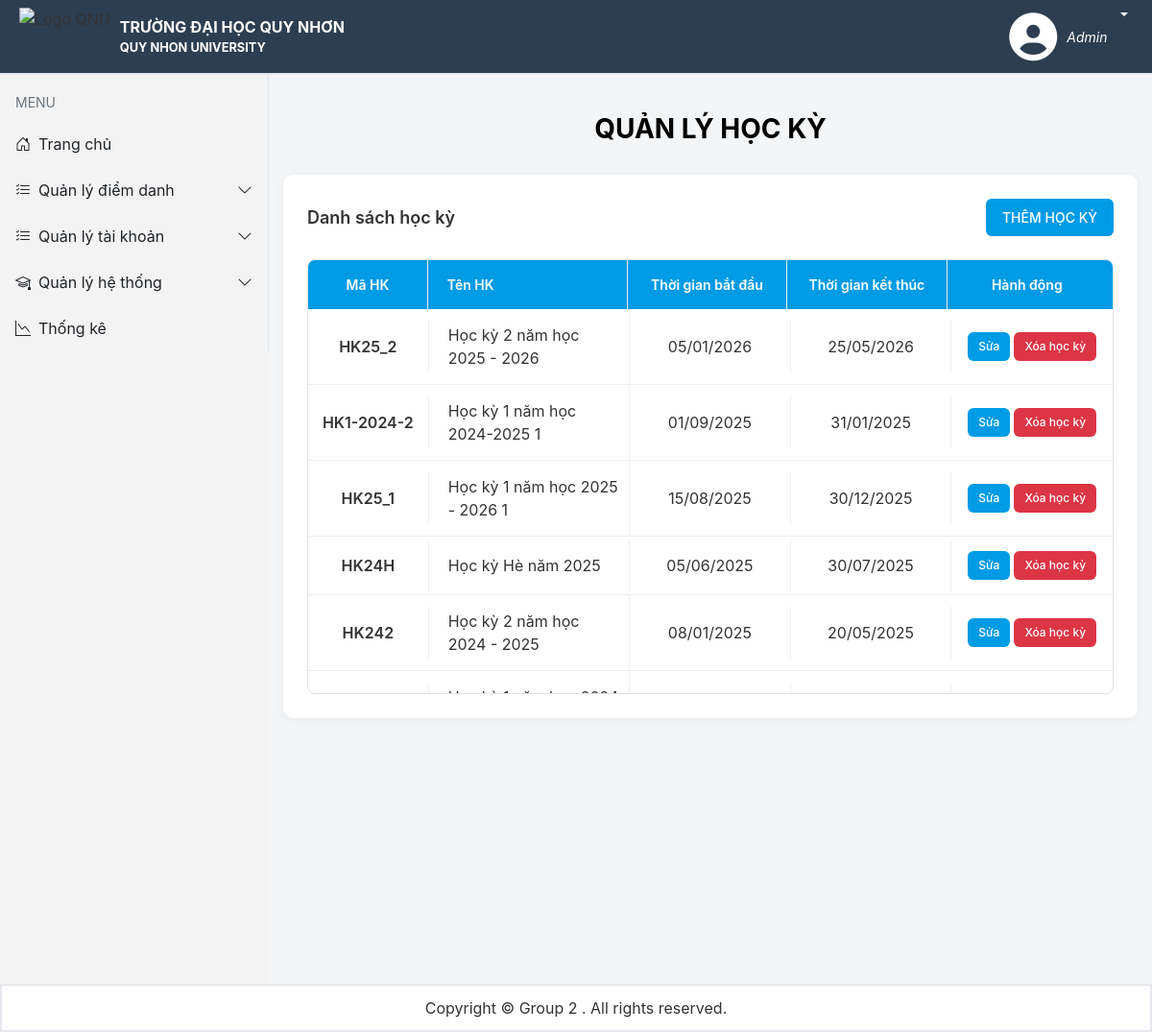
The app's page /Admin/QuanLyHeThong/HocKy (signed in) with its own data.
### tables this page shows
CREATE TABLE IF NOT EXISTS `hocky` (
  `MaHK` varchar(10) NOT NULL,
  `TenHK` varchar(100) DEFAULT NULL,
  `ThoiGianBatDau` date DEFAULT NULL,
  `ThoiGianKetThuc` date DEFAULT NULL,
  PRIMARY KEY (`MaHK`)
);

### app/Controllers/BaseController.php (called while the page is built, shortened)
<?php
require_once __DIR__ . '/../Models/Term.php';
require_once __DIR__ . '/../Config/database.php';
class BaseController
{
    protected function renderAdmin($title, $render,$data = [])
    {
        require_once __DIR__ . "/../Views/layout.php";
    }
}

### app/Controllers/AdminController.php (called while the page is built, shortened)
<?php
    require_once __DIR__ . '/BaseController.php';
    class AdminController extends BaseController
    {
        public function showQlHocKy()
        {
            $hockyModel = new Term();
            $listHocKy = $hockyModel->getAllHK();
            $this->renderAdmin("Quản lý học kỳ", "QLHocKy.php", ['listHocKy' => $listHocKy]);
        }
    }
?>

### app/Models/Term.php (called while the page is built, shortened)
<?php
    class Term{
        private $conn;
        public function __construct()
        {
           require_once __DIR__ . "/../Config/database.php";
           $this->conn = Database::getConnection();
        }
        public function getAllHK()
        {
            $sql = "SELECT * FROM hocky ORDER BY ThoiGianBatDau DESC";
            $stmt = $this->conn->prepare($sql);
            $data = [];
            $stmt->execute();
                $result = $stmt->get_result();
                if(mysqli_num_rows($result) > 0)
                {
                    while($row = mysqli_fetch_assoc($result))
                    {
                        $data[] = $row;
                    }
                    return $data;
                }
                else
                {
                    return NULL;
                }
        }
    }
?>

### app/Config/database.php (called while the page is built, shortened)
<?php
class Database
{
    private static $servername = "localhost";
    private static $username = "root";
    private static $password = "";
    private static $dbname = "diemdanhonline";
    private static $conn = null;
    public static function getConnection()
    {
        if (self::$conn === null) {
            self::$conn = new mysqli(self::$servername, self::$username, self::$password, self::$dbname);
        }
        return self::$conn;
    }
}
?>

### app/Views/Admin/QLHocKy.php (the view)
<head>
    <link rel="stylesheet" href="public/assets/css/qlhocky.css">
</head>
<body>
<div class="page-container">
    <h1 class="main-page-title">QUẢN LÝ HỌC KỲ</h1>
    <div class="custom-card">
        <div class="card-toolbar d-flex justify-content-between align-items-center mb-4">
            <div class="toolbar-title no-icon">
                <span>Danh sách học kỳ</span>
            </div>
        <a href="Admin/QuanLyHeThong/HocKy/ThemHocKy" class="btn btn-blue text-lg px-12 py-2">THÊM HỌC KỲ</a>
        </div>
        <div class="custom-table">
            <div class="table-header">
                <div class="col-cell">Mã HK</div>
                <div class="col-cell">Tên HK</div>
                <div class="col-cell">Thời gian bắt đầu</div>
                <div class="col-cell">Thời gian kết thúc</div>
                <div class="col-cell">Hành động</div>
            </div>
            <div class="table-body" id="semesterTable">
                <?php if (empty($data['listHocKy'])): ?>
                    <div class="table-row text-center">
                        <div class="col-cell" >
                            Không có học kỳ nào
                        </div>
                    </div>
                <?php else: ?>
                    <?php foreach($data['listHocKy'] as $semester): ?>
                        <div class="table-row">
                            <div class="col-cell"><?= htmlspecialchars($semester['MaHK']) ?></div>
                            <div class="col-cell"><?= htmlspecialchars($semester['TenHK']) ?></div>
                            <div class="col-cell"><?= date('d/m/Y ', strtotime($semester['ThoiGianBatDau'])) ?></div>
                            <div class="col-cell"><?= date('d/m/Y', strtotime($semester['ThoiGianKetThuc'])) ?></div>
                            <div class="col-cell">
                                <a href="Admin/QuanLyHeThong/HocKy/SuaHocKy?TermID=<?= $semester['MaHK'] ?>" class="btn btn-blue btn-sm">Sửa</a>
                                <a href="Admin/QuanLyHeThong/HocKy/XoaHocKy?TermID=<?= $semester['MaHK'] ?>" onclick="return confirm('Bạn chắc chắn muốn xóa học kỳ này?')" class="btn btn-red btn-sm">Xóa học kỳ</a>
                            </div>
                        </div>
                    <?php endforeach; ?>
                <?php endif; ?>
            </div>
        </div>
    </div>
</div>
</body>
</html>

### public/assets/css/layout.css (style rules this page uses)
:root { --sidebars-color: #f3f3f3; --header-color: #2c3e50; }
* { padding: 0px; margin: 0px; box-sizing: border-box; }
body { background-color: #F6F8FB; overflow: hidden; }

### public/assets/css/qlhocky.css (style rules this page uses)
body { font-family: -apple-system, BlinkMacSystemFont, "Segoe UI", Roboto, "Helvetica Neue", Arial, sans-serif; background-color: #f3f5f7; color: #333; margin: 0; padding: 0; }
.page-container { max-width: 1200px; margin: 40px auto; padding: 0 15px; }
.main-page-title { text-align: center; font-weight: 700; font-size: 28px; margin-bottom: 30px; text-transform: uppercase; color: #000; }
.custom-card { background-color: #fff; border-radius: 10px; box-shadow: 0 2px 10px rgba(0,0,0,0.05); padding: 25px; }
.mb-4 { margin-bottom: 1.5rem; }
.card-toolbar { display: flex; justify-content: space-between; align-items: center; }
.toolbar-title { font-weight: 600; font-size: 18px; color: #333; display: flex; align-items: center; }
.btn { display: inline-block; font-weight: 500; text-align: center; border: 1px solid transparent; padding: 8px 16px; font-size: 14px; border-radius: 6px; cursor: pointer; text-decoration: none; transition: all 0.2s; }
.btn-blue { background-color: #009be5; color: #fff; }
.btn-red { background-color: #dc3545; color: #fff; }
.btn-sm { padding: 5px 10px; font-size: 12px; margin: 0 2px; }
.custom-table { width: 100%; border: 1px solid #dee2e6; border-radius: 8px; overflow: hidden; background-color: #fff; }
.table-header { display: flex; background-color: #009be5; color: #fff; font-weight: 600; font-size: 14px; padding-right: 6px; }
.table-body { display: block; max-height: 400px; overflow-y: auto; overflow-x: hidden; width: 100%; }
.table-row { display: flex; border-bottom: 1px solid #eee; align-items: center; }
.col-cell { padding: 15px 10px; display: flex; align-items: center; justify-content: center; text-align: center; border-right: 1px solid #f0f0f0; word-break: break-word; }
.col-cell:last-child { border-right: none; }
.table-header .col-cell:nth-child(1), .table-row .col-cell:nth-child(1) { flex: 0 0 15%; font-weight: 600; }
.table-header .col-cell:nth-child(2), .table-row .col-cell:nth-child(2) { flex: 0 0 25%; justify-content: flex-start; text-align: left; padding-left: 20px; }
.table-header .col-cell:nth-child(3), .table-row .col-cell:nth-child(3) { flex: 0 0 20%; }
.table-header .col-cell:nth-child(4), .table-row .col-cell:nth-child(4) { flex: 0 0 20%; }
.table-header .col-cell:nth-child(5), .table-row .col-cell:nth-child(5) { flex: 0 0 20%; }

### app/Views/partials/menubar.php (style rules this page uses)
:root { --sidebar-width: 280px; }
body { background:#f8f9fa; }

### records on screen
hocky: MaHK "HK25_2", TenHK "Học kỳ 2 năm học 2025 - 2026", ThoiGianBatDau "05/01/2026", ThoiGianKetThuc "25/05/2026"
hocky: MaHK "HK1-2024-2", TenHK "Học kỳ 1 năm học 2024-2025 1", ThoiGianBatDau "01/09/2025", ThoiGianKetThuc "31/01/2025"
hocky: MaHK "HK25_1", TenHK "Học kỳ 1 năm học 2025 - 2026 1", ThoiGianBatDau "15/08/2025", ThoiGianKetThuc "30/12/2025"
hocky: MaHK "HK24H", TenHK "Học kỳ Hè năm 2025", ThoiGianBatDau "05/06/2025", ThoiGianKetThuc "30/07/2025"
hocky: MaHK "HK242", TenHK "Học kỳ 2 năm học 2024 - 2025", ThoiGianBatDau "08/01/2025", ThoiGianKetThuc "20/05/2025"
